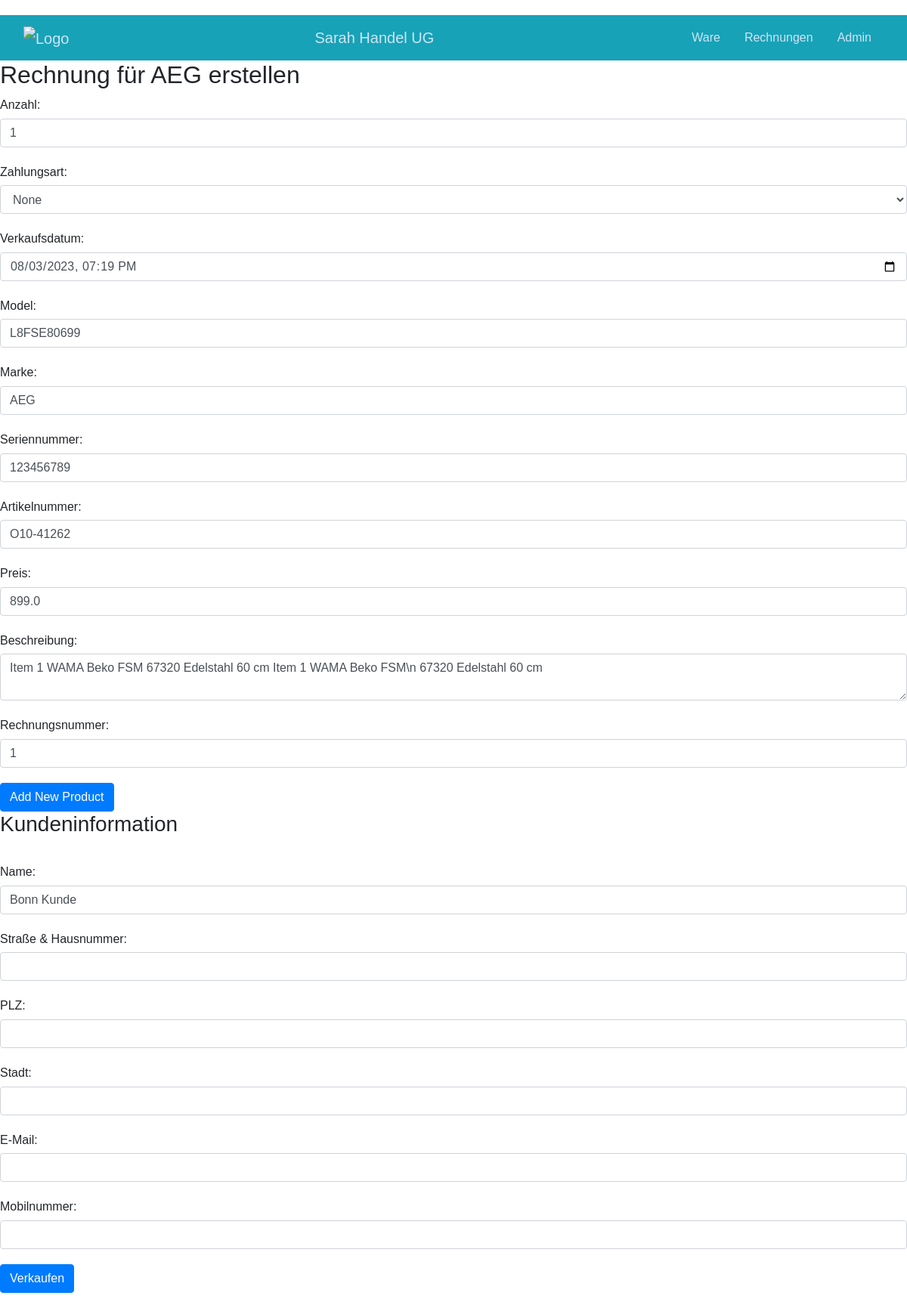
The app's page /verkauf/8/waschmaschine/ (signed in) with its own data.
### inventory/models.py (models this page shows)
class BasicInformation(models.Model):
    marke = models.CharField(max_length=50)
    model = models.CharField(max_length=100,unique=True)
    anzahl = models.IntegerField(default=1)
    artikel_nr = models.CharField(max_length=200, null=True, blank=True)
    einkaufsdatum = models.DateField(null=True, blank=True)
    preis = models.FloatField(null=True, blank=True)
    energie = models.CharField(max_length=10, null=True, blank=True)
    bestellungsnummer = models.IntegerField(null=True, blank=True)
    serial_number = models.CharField(max_length=200, null=True, blank=True)
    farbe = models.CharField(max_length=50, null=True, blank=True)
    Beschreibung = models.TextField(max_length=5000, null=True, blank=True)
    note = models.TextField(max_length=1000, null=True, blank=True)

### inventory/views.py (the view, shortened to what this page needs)
# urls.py: path('verkauf/<int:id>/<str:type>/', verkauf, name='verkauf'),
@login_required
def verkauf(request, id, type):
    type_maschine = None
    if type == 'geraete':
        type_maschine = get_object_or_404(Gerät, pk=id)
    elif type == 'waschmaschine':
        type_maschine = get_object_or_404(Waschmaschine, pk=id)
    elif type == 'kuehlschrank':
        type_maschine = get_object_or_404(Kuehlschrank, pk=id)
    elif type == 'spuelmaschine':
        type_maschine = get_object_or_404(Spuelmaschine, pk=id)
    elif type == 'herdset':
        type_maschine = get_object_or_404(Herdset, pk=id)
    elif type == 'herdplatte':
        type_maschine = get_object_or_404(Herdplatte, pk=id)
    elif type == 'standherd':
        type_maschine = get_object_or_404(Standherd, pk=id)
    elif type == 'trockner':
        type_maschine = get_object_or_404(Trockner, pk=id)
    elif type == 'abzughaube':
        type_maschine = get_object_or_404(Abzughaube, pk=id)
    elif type == 'sonst':
        type_maschine = get_object_or_404(Sonst, pk=id)
    rechnungs_nr = Verkauf.objects.aggregate(Max('rechnungs_nr'))['rechnungs_nr__max']  #todo send a list and check in html if value is unique
    all_waschmaschinen= json.dumps(list(Waschmaschine.objects.all().values()),cls=DjangoJSONEncoder)
    all_kuelschrank = json.dumps(list(Kuehlschrank.objects.all().values()), cls=DjangoJSONEncoder)
    all_spuelmaschinen = json.dumps(list(Spuelmaschine.objects.all().values()), cls=DjangoJSONEncoder)
    all_herdset = json.dumps(list(Herdset.objects.all().values()), cls=DjangoJSONEncoder)
    all_herdplatte = json.dumps(list(Herdplatte.objects.all().values()), cls=DjangoJSONEncoder)
    all_standherd = json.dumps(list(Standherd.objects.all().values()), cls=DjangoJSONEncoder)
    all_trockner = json.dumps(list(Trockner.objects.all().values()), cls=DjangoJSONEncoder)
    all_abzughaube = json.dumps(list(Abzughaube.objects.all().values()), cls=DjangoJSONEncoder)
    all_sonst = json.dumps(list(Sonst.objects.all().values()), cls=DjangoJSONEncoder)
    if not rechnungs_nr:
        rechnungs_nr = 0
    context = {
        'gerät': type_maschine,
        'rechnungsNr': int(rechnungs_nr)+1,
        'all_waschmaschinen':all_waschmaschinen,
        'all_kuelschrank':all_kuelschrank,
        'all_spuelmaschinen':all_spuelmaschinen,
        'all_herdset': all_herdset,
        'all_herdplatte': all_herdplatte,
        'all_standherd': all_standherd,
        'all_trockner': all_trockner,
        'all_abzughaube': all_abzughaube,
        'all_sonst': all_sonst,
    }
    return render(request, 'verkauf.html', context)

### inventory/templates/verkauf.html (shortened to what this page needs)
{% extends 'base.html' %}
{% block content %}
  <h2>Rechnung für {{ gerät.marke }} erstellen</h2>
  <form method="post">
    <div class="form-group">
      <label for="anzahl">Anzahl:</label>
      <input type="number" id="anzahl" name="anzahl" value="1" min="1" max="{{ gerät.anzahl }}" class="form-control">
    </div>
    <div class="form-group">
      <label for="zahlungsart">Zahlungsart:</label>
      <select id="zahlungsart" name="zahlungsart" class="form-control" required>
        <option value="">None</option>
      </select>
    </div>
    <div class="form-group">
      <label for="verkaufsdatum">Verkaufsdatum:</label>
      <input type="datetime-local" id="verkaufsdatum" name="verkaufsdatum" value="{{ gerät.verkaufsdatum }}" class="form-control">
    </div>
    {% if gerät.model %}
      <div class="form-group">
        <label for="model">Model:</label>
        <input type="text" id="model" name="model" value="{{ gerät.model }}" class="form-control">
      </div>
    {% else %}
      <div class="form-group">
        <label for="model">Model:</label>
        <input type="text" id="model" name="model" class="form-control">
      </div>
    {% endif %}
    {% if gerät.marke %}
      <div class="form-group">
        <label for="marke">Marke:</label>
        <input type="text" id="marke" name="marke" value="{{ gerät.marke }}" class="form-control">
      </div>
    {% else %}
      <div class="form-group">
        <label for="marke">Marke:</label>
        <input type="text" id="marke" name="marke" class="form-control">
      </div>
    {% endif %}
    {% if gerät.serial_number %}
      <div class="form-group">
        <label for="seriennummer">Seriennummer:</label>
        <input type="text" id="seriennummer" name="seriennummer" value="{{ gerät.serial_number }}" class="form-control">
      </div>
    {% else %}
      <div class="form-group">
        <label for="seriennummer">Seriennummer:</label>
        <input type="text" id="seriennummer" name="seriennummer" class="form-control">
      </div>
    {% endif %}
    {% if gerät.artikel_nr %}
      <div class="form-group">
        <label for="artikelnummer">Artikelnummer:</label>
        <input type="text" id="artikelnummer" name="artikelnummer" value="{{ gerät.artikel_nr }}" class="form-control">
      </div>
    {% else %}
      <div class="form-group">
        <label for="artikelnummer">Artikelnummer:</label>
        <input type="text" id="artikelnummer" name="artikelnummer" class="form-control">
      </div>
    {% endif %}
    {% if gerät.preis %}
      <div class="form-group">
        <label for="preis">Preis:</label>
        <input type="number" step="0.01" id="preis" name="preis" class="form-control" value="{{ gerät.preis }}" required>
      </div>
    {% else %}
      <div class="form-group">
        <label for="preis">Preis:</label>
        <input type="number" step="0.01" id="preis" name="preis" class="form-control">
      </div>
    {% endif %}
    {% if gerät.Beschreibung %}
      <div class="form-group">
        <label for="beschreibung">Beschreibung:</label>
        <textarea id="beschreibung" name="beschreibung" class="form-control"  required>{{ gerät.Beschreibung }}</textarea>
      </div>
    {% endif %}
    <div class="form-group">
      <label for="rechnungs_nr">Rechnungsnummer:</label>
      <input type="number" id="rechnungs_nr" name="rechnungs_nr" class="form-control" value="{{ rechnungsNr }}">
    </div>
    <button id="addProductBtn" type="button" class="btn btn-primary">Add New Product</button>
    <h3>Kundeninformation</h3>
    <br>
    <div class="form-group">
      <label for="kunde_name">Name:</label>
      <input type="text" id="kunde_name" name="kunde_name" class="form-control" value="Bonn Kunde" required>
    </div>
    <div class="form-group">
      <label for="kunde_strasse">Straße & Hausnummer:</label>
      <input type="text" id="kunde_strasse" name="kunde_strasse" class="form-control">
    </div>
    <div class="form-group">
      <label for="kunde_plz">PLZ:</label>
      <input type="text" id="kunde_plz" name="kunde_plz" class="form-control">
    </div>
    <div class="form-group">
      <label for="kunde_city">Stadt:</label>
      <input type="text" id="kunde_city" name="kunde_city" class="form-control">
    </div>
    <div class="form-group">
      <label for="kunde_email">E-Mail:</label>
      <input type="email" id="kunde_email" name="kunde_email" class="form-control">
    </div>
    <div class="form-group">
      <label for="kunde_mobile">Mobilnummer:</label>
      <input type="text" id="kunde_mobile" name="kunde_mobile" class="form-control">
    </div>
    <input type="submit" value="Verkaufen" class="btn btn-primary">
  </form>
{% endblock %}

### inventory/templates/base.html (style rules this page uses)
body { font-family: Arial, sans-serif; line-height: 1.6; margin: 20px; max-width: 1200px; margin-left: auto; margin-right: auto; background-color: #ffffff; }
.form-control { margin-bottom: 20px; }
label { display: block; margin-bottom: 5px; }
select { padding: 5px; font-size: 16px; }

### records on screen
BasicInformation: marke "AEG", anzahl "1", model "L8FSE80699", seriennummer "123456789", artikelnummer "O10-41262", preis "899.0", beschreibung "Item 1 WAMA Beko FSM 67320 Edelstahl 60 cm Item 1 WAMA Beko FSM\\n 67320 Edelstahl 60 cm"
